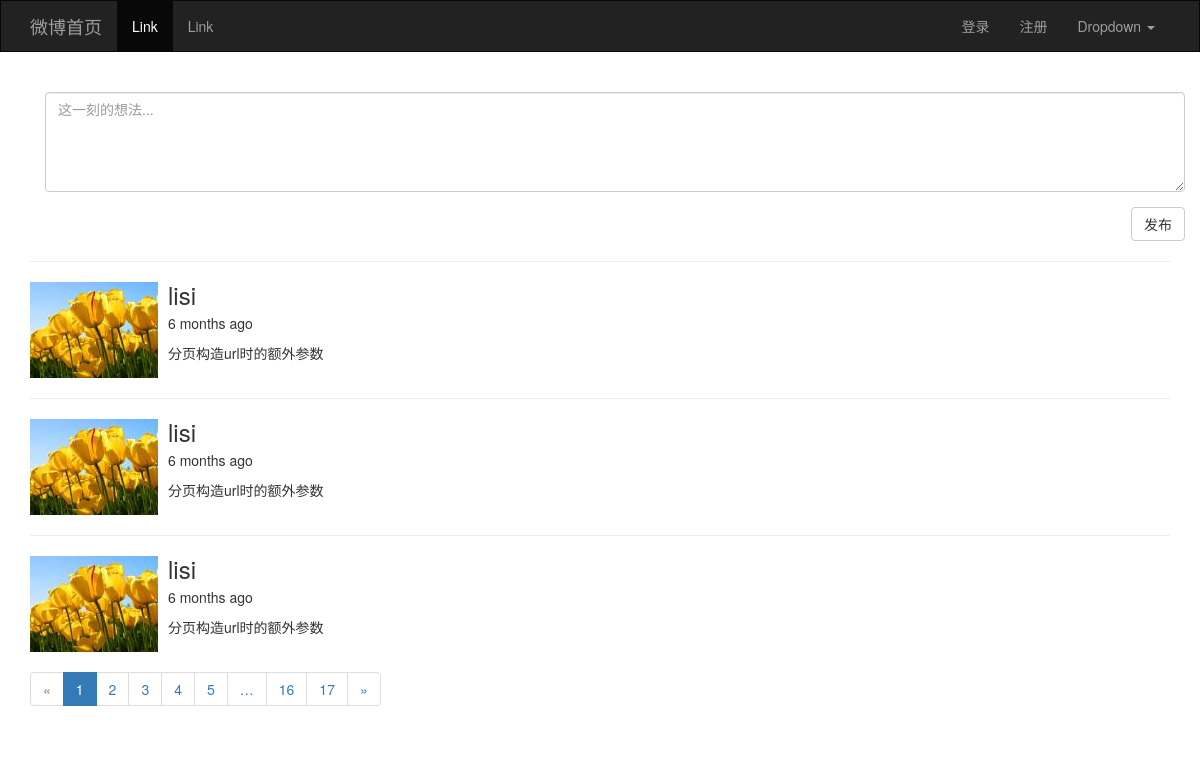
The app's page /index/ with its own data.
### app/models/posts.py (models this page shows)
class Post(db.Model):
    __tablename__ = 'posts'
    id = db.Column(db.Integer, primary_key=True)
    content = db.Column(db.Text)
    timestamp = db.Column(db.DateTime, default=datetime.utcnow)
    rid = db.Column(db.Integer, default=0)
    uid = db.Column(db.Integer, db.ForeignKey('users.id'))

### app/models/users.py (models this page shows, shortened)
class User(UserMixin, db.Model):
    __tablename__ = 'users'
    id = db.Column(db.Integer, primary_key=True)
    username = db.Column(db.String(32), unique=True)
    password_hash = db.Column(db.String(256))
    email = db.Column(db.String(64), unique=True)
    confirmed = db.Column(db.Boolean, default=False)
    icon = db.Column(db.String(64), default='default.jpg')
    posts = db.relationship('Post', backref='user', lazy='dynamic')
    favorites = db.relationship('Post', secondary='collections',
                                backref=db.backref('users', lazy='dynamic'),
                                lazy='dynamic')
    @property
    def password(self):
        raise AttributeError('密码不能直接访问')

### app/views/main.py (the view)
@main.route('/index/', methods=['GET', 'POST'])
def index():
    form = PostForm()
    if form.validate_on_submit():
        user = current_user._get_current_object()
        post = Post(content=form.content.data, user=user)
        db.session.add(post)
        form.content.data = ''
        flash('发布成功')
    pagination = Post.query.filter_by(rid=0).order_by(Post.timestamp.desc()).paginate(per_page=3, max_per_page=8, error_out=False)
    posts = pagination.items
    return render_template('common/index.html', form=form, posts=posts, pagination=pagination)

### app/forms/posts.py
class PostForm(FlaskForm):
    content = TextAreaField('', render_kw={'style': 'height:100px','placeholder': '这一刻的想法...'}, validators=[Length(4,200,message='说话要注意分寸')])
    submit = SubmitField('发布', render_kw={'style': 'float:right'})

### app/templates/common/index.html (shortened to what this page needs)
{% extends 'common/base.html' %}
{% from 'macro.html' import show_pagination %}
{% block page_content %}
    <div class="container">
    {{ wtf.quick_form(form) }}
    </div>
    {% for post in posts %}
        <hr>
        <div class="media">
            <div class="media-left">
                <a href="#">
                    <img class="media-object" src="{{ url_for('static',filename='upload/'+ post.user.icon) }}" alt="头像">
                </a>
            </div>
            <div class="media-body">
                <h3 class="media-heading">{{ post.user.username }}</h3>
                <p>{{ moment(post.timestamp).fromNow() }}</p>
                {{ post.content }}
            </div>
        </div>
    {% endfor %}
    {{ show_pagination(pagination, 'main.index') }}
{% endblock %}

### app/templates/common/base.html (shortened to what this page needs)
{% extends 'bootstrap/base.html' %}
{% import 'bootstrap/wtf.html' as wtf %}
{% block head %}
    {{ super() }}
{% endblock %}
{% block navbar %}
    <nav class="navbar navbar-inverse" style="border-radius: 0px;">
        <div class="container">
            <div class="navbar-header">
                <a class="navbar-brand" href="{{ url_for('main.index') }}">微博首页</a>
            </div>
            <div class="collapse navbar-collapse" id="bs-example-navbar-collapse-1">
                <ul class="nav navbar-nav">
                    <li class="active"><a href="#">Link <span class="sr-only">(current)</span></a></li>
                    <li><a href="#">Link</a></li>
                </ul>
                <ul class="nav navbar-nav navbar-right">
                    {% if current_user.is_authenticated %}
                        <li><a href="{{ url_for('users.profile') }}">{{ current_user.username }}</a></li>
                        <li><a href="{{ url_for('users.logout') }}">注销</a></li>
                    {% else %}
                        <li><a href="{{ url_for('users.login') }}">登录</a></li>
                        <li><a href="{{ url_for('users.register') }}">注册</a></li>
                    {% endif %}
                    <li class="dropdown">
                        <a href="#" class="dropdown-toggle" data-toggle="dropdown" role="button" aria-haspopup="true"
                           aria-expanded="false">Dropdown <span class="caret"></span></a>
                    </li>
                </ul>
            </div>
        </div>
    </nav>
{% endblock %}
{% block content %}
    <div class="container">
        {% block page_content %}
        {% endblock %}
    </div>
{% endblock %}
{% block styles %}
    {{ super() }}
{% endblock %}

### app/templates/macro.html
{% macro show_pagination(pagination, endpoint) %}
    <nav aria-label="Page navigation">
        <ul class="pagination">
            <li {% if not pagination.has_prev %}class="disabled"{% endif %}>
                <a href="{% if pagination.has_prev %}{{ url_for(endpoint,page=pagination.prev_num, **kwargs)}}{% else %}#{% endif %}" aria-label="Previous">
                <span>
                    <span aria-hidden="true">&laquo;</span>
                </span>
                </a>
            </li>
            {% for page in pagination.iter_pages() %}
                {% if page %}
                <li {% if page == pagination.page %}class="active"{% endif %}>
                    <a href="{{ url_for(endpoint, page=page, **kwargs) }}">
                    <span>{{ page }}<span class="sr-only">(current)</span></span>
                    </a>
                </li>
                {% else %}
                    <li><a href="#">&hellip;</a></li>
                {% endif %}
            {% endfor %}
            <li {% if not pagination.has_next %}class="disabled"{% endif %}>
                <a href="{% if pagination.has_next %}{{ url_for(endpoint,page=pagination.next_num) }}{% else %}#{% endif %}" aria-label="Next">
                    <span aria-hidden="true">&raquo;</span>
                </a>
            </li>
        </ul>
    </nav>
{% endmacro %}

### records on screen
Post: icon (picture), user.username "lisi", timestamp "6 months ago", content "分页构造url时的额外参数"
Post: icon (picture), user.username "lisi", timestamp "6 months ago", content "分页构造url时的额外参数"
Post: icon (picture), user.username "lisi", timestamp "6 months ago", content "分页构造url时的额外参数"

### other values on screen
{{ page }} "1" "2" "3" "4" "5" "16" "17"
